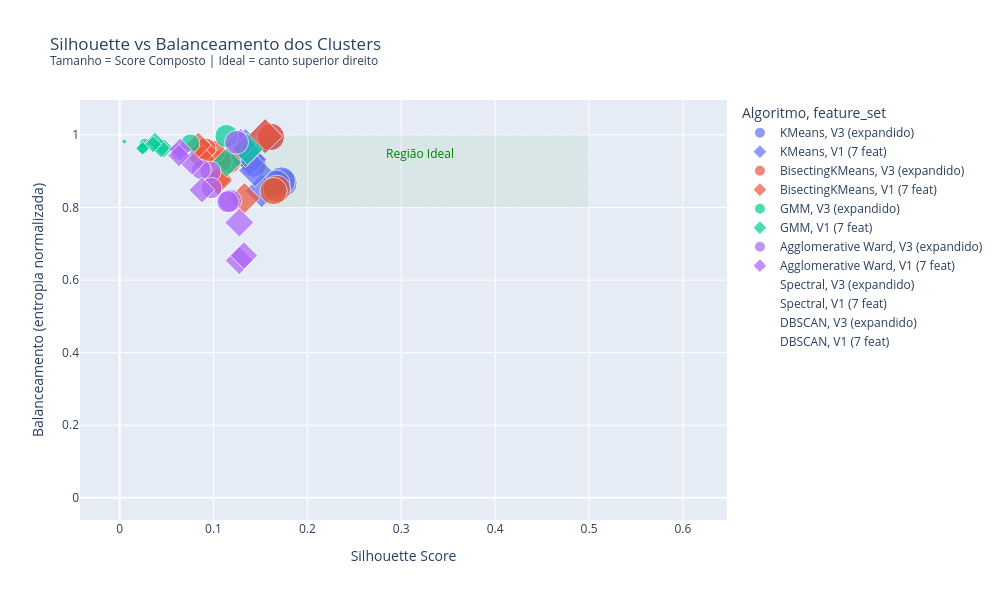

The notebook cell saved with this chart:
### Code cell
df_plot = df_results[df_results['silhouette'].notna()].copy()
df_plot['algo_base'] = df_plot['algorithm'].str.extract(r'^([^(]+)')[0].str.strip()

# garantir numérico
df_plot['composite_score'] = pd.to_numeric(df_plot['composite_score'], errors='coerce')

# size só para o gráfico (clip em 0)
df_plot['size_plot'] = df_plot['composite_score'].clip(lower=0)

fig = px.scatter(
    df_plot, x='silhouette', y='balance',
    color='algo_base', size='size_plot',
    symbol='feature_set',
    hover_data=['algorithm', 'n_clusters', 'max_cluster_pct', 'composite_score'],
    title='Silhouette vs Balanceamento dos Clusters<br><sup>Tamanho = Score Composto | Ideal = canto superior direito</sup>',
    labels={'silhouette': 'Silhouette Score', 'balance': 'Balanceamento (entropia normalizada)',
            'algo_base': 'Algoritmo'},
    width=1000, height=600
)

# Região ideal
fig.add_shape(type='rect', x0=0.15, y0=0.8, x1=0.5, y1=1.0,
              line=dict(color='green', dash='dash', width=1),
              fillcolor='green', opacity=0.05)
fig.add_annotation(x=0.32, y=0.95, text='Região Ideal', showarrow=False,
                   font=dict(color='green', size=12))

fig.write_html(os.path.join(FIGURES_DIR, 'silhouette_vs_balance.html'))
fig.show()

### Figure 1 — Plotly figure (JSON) as saved in the notebook; plotly's stock layout.template omitted (floating-point values rounded to 4 significant figures)
{"data": [{"customdata": [["KMeans (K=3)", 3, 48.14, 0.1648], ["KMeans (K=4)", 4, 39.43, 0.1636], ["KMeans (K=5)", 5, 36.34, 0.1578], ["KMeans (K=2)", 2, 54.25, 0.1565], ["KMeans (K=6)", 6, 26.44, 0.1379], ["KMeans (K=8)", 8, 19.14, 0.1295], ["KMeans (K=7)", 7, 22.23, 0.1288]], "hovertemplate": "Algoritmo=KMeans<br>feature_set=V3 (expandido)<br>Silhouette Score=%{x}<br>Balanceamento (entropia normalizada)=%{y}<br>size_plot=%{marker.size}<br>algorithm=%{customdata[0]}<br>n_clusters=%{customdata[1]}<br>max_cluster_pct=%{customdata[2]}<br>composite_score=%{customdata[3]}<extra></extra>", "legendgroup": "KMeans, V3 (expandido)", "marker": {"color": "#636efa", "size": [0.1648, 0.1636, 0.1578, 0.1565, 0.1379, 0.1295, 0.1288], "sizemode": "area", "sizeref": 0.0004121, "symbol": "circle"}, "mode": "markers", "name": "KMeans, V3 (expandido)", "orientation": "v", "showlegend": true, "type": "scatter", "x": [0.174, 0.1723, 0.1668, 0.161, 0.1425, 0.1324, 0.1317], "xaxis": "x", "y": [0.8678, 0.8736, 0.8655, 0.9948, 0.919, 0.9454, 0.945], "yaxis": "y"}, {"customdata": [["KMeans (K=2)", 2, 53.34, 0.1517], ["KMeans (K=4)", 4, 53.42, 0.1391], ["KMeans (K=5)", 5, 31.17, 0.1354], ["KMeans (K=3)", 3, 55.69, 0.134], ["KMeans (K=7)", 7, 18.47, 0.1324], ["KMeans (K=6)", 6, 22.75, 0.1318], ["KMeans (K=8)", 8, 16.47, 0.1275]], "hovertemplate": "Algoritmo=KMeans<br>feature_set=V1 (7 feat)<br>Silhouette Score=%{x}<br>Balanceamento (entropia normalizada)=%{y}<br>size_plot=%{marker.size}<br>algorithm=%{customdata[0]}<br>n_clusters=%{customdata[1]}<br>max_cluster_pct=%{customdata[2]}<br>composite_score=%{customdata[3]}<extra></extra>", "legendgroup": "KMeans, V1 (7 feat)", "marker": {"color": "#636efa", "size": [0.1517, 0.1391, 0.1354, 0.134, 0.1324, 0.1318, 0.1275], "sizemode": "area", "sizeref": 0.0004121, "symbol": "diamond"}, "mode": "markers", "name": "KMeans, V1 (7 feat)", "orientation": "v", "showlegend": true, "type": "scatter", "x": [0.155, 0.1513, 0.1392, 0.1444, 0.1339, 0.1341, 0.1289], "xaxis": "x", "y": [0.9968, 0.846, 0.9322, 0.9022, 0.9728, 0.9555, 0.9736], "yaxis": "y"}, {"customdata": [["BisectingKMeans (K=4)", 4, 45.52, 0.1575], ["BisectingKMeans (K=2)", 2, 54.25, 0.1565], ["BisectingKMeans (K=3)", 3, 45.75, 0.1539], ["BisectingKMeans (K=6)", 6, 28.55, 0.1132], ["BisectingKMeans (K=5)", 5, 34.86, 0.1048], ["BisectingKMeans (K=7)", 7, 24.46, 0.09927], ["BisectingKMeans (K=8)", 8, 24.46, 0.09029]], "hovertemplate": "Algoritmo=BisectingKMeans<br>feature_set=V3 (expandido)<br>Silhouette Score=%{x}<br>Balanceamento (entropia normalizada)=%{y}<br>size_plot=%{marker.size}<br>algorithm=%{customdata[0]}<br>n_clusters=%{customdata[1]}<br>max_cluster_pct=%{customdata[2]}<br>composite_score=%{customdata[3]}<extra></extra>", "legendgroup": "BisectingKMeans, V3 (expandido)", "marker": {"color": "#EF553B", "size": [0.1575, 0.1565, 0.1539, 0.1132, 0.1048, 0.09927, 0.09029], "sizemode": "area", "sizeref": 0.0004121, "symbol": "circle"}, "mode": "markers", "name": "BisectingKMeans, V3 (expandido)", "orientation": "v", "showlegend": true, "type": "scatter", "x": [0.1675, 0.161, 0.164, 0.1167, 0.1078, 0.1011, 0.09165], "xaxis": "x", "y": [0.8511, 0.9948, 0.8454, 0.9259, 0.9284, 0.9542, 0.9631], "yaxis": "y"}, {"customdata": [["BisectingKMeans (K=2)", 2, 53.38, 0.1517], ["BisectingKMeans (K=3)", 3, 53.38, 0.1211], ["BisectingKMeans (K=4)", 4, 38.84, 0.09973], ["BisectingKMeans (K=5)", 5, 38.84, 0.09959], ["BisectingKMeans (K=8)", 8, 19.98, 0.08771], ["BisectingKMeans (K=6)", 6, 31.17, 0.08528], ["BisectingKMeans (K=7)", 7, 19.98, 0.08284]], "hovertemplate": "Algoritmo=BisectingKMeans<br>feature_set=V1 (7 feat)<br>Silhouette Score=%{x}<br>Balanceamento (entropia normalizada)=%{y}<br>size_plot=%{marker.size}<br>algorithm=%{customdata[0]}<br>n_clusters=%{customdata[1]}<br>max_cluster_pct=%{customdata[2]}<br>composite_score=%{customdata[3]}<extra></extra>", "legendgroup": "BisectingKMeans, V1 (7 feat)", "marker": {"color": "#EF553B", "size": [0.1517, 0.1211, 0.09973, 0.09959, 0.08771, 0.08528, 0.08284], "sizemode": "area", "sizeref": 0.0004121, "symbol": "diamond"}, "mode": "markers", "name": "BisectingKMeans, V1 (7 feat)", "orientation": "v", "showlegend": true, "type": "scatter", "x": [0.155, 0.1329, 0.1048, 0.1049, 0.08925, 0.08756, 0.08378], "xaxis": "x", "y": [0.9967, 0.8257, 0.8799, 0.8739, 0.9568, 0.9351, 0.972], "yaxis": "y"}, {"customdata": [["GMM (K=2)", 2, 53.19, 0.1116], ["GMM (K=3)", 3, 42.22, 0.07456], ["GMM (K=5)", 5, 25.88, 0.02632], ["GMM (K=4)", 4, 31.36, 0.02484], ["GMM (K=6)", 6, 20.56, 0.005042], ["GMM (K=7)", 7, 18.83, -0.002263], ["GMM (K=8)", 8, 14.32, -0.004543]], "hovertemplate": "Algoritmo=GMM<br>feature_set=V3 (expandido)<br>Silhouette Score=%{x}<br>Balanceamento (entropia normalizada)=%{y}<br>size_plot=%{marker.size}<br>algorithm=%{customdata[0]}<br>n_clusters=%{customdata[1]}<br>max_cluster_pct=%{customdata[2]}<br>composite_score=%{customdata[3]}<extra></extra>", "legendgroup": "GMM, V3 (expandido)", "marker": {"color": "#00cc96", "size": [0.1116, 0.07456, 0.02632, 0.02484, 0.005042, 0.0, 0.0], "sizemode": "area", "sizeref": 0.0004121, "symbol": "circle"}, "mode": "markers", "name": "GMM, V3 (expandido)", "orientation": "v", "showlegend": true, "type": "scatter", "x": [0.1139, 0.07526, 0.02658, 0.02521, 0.005079, -0.002274, -0.004554], "xaxis": "x", "y": [0.9971, 0.9767, 0.9754, 0.9631, 0.982, 0.9877, 0.9942], "yaxis": "y"}, {"customdata": [["GMM (K=2)", 2, 61.55, 0.1247], ["GMM (K=3)", 3, 52.88, 0.1089], ["GMM (K=5)", 5, 28.09, 0.04633], ["GMM (K=6)", 6, 23.81, 0.04335], ["GMM (K=4)", 4, 30.57, 0.03742], ["GMM (K=7)", 7, 19.89, 0.03543], ["GMM (K=8)", 8, 20.73, 0.02404]], "hovertemplate": "Algoritmo=GMM<br>feature_set=V1 (7 feat)<br>Silhouette Score=%{x}<br>Balanceamento (entropia normalizada)=%{y}<br>size_plot=%{marker.size}<br>algorithm=%{customdata[0]}<br>n_clusters=%{customdata[1]}<br>max_cluster_pct=%{customdata[2]}<br>composite_score=%{customdata[3]}<extra></extra>", "legendgroup": "GMM, V1 (7 feat)", "marker": {"color": "#00cc96", "size": [0.1247, 0.1089, 0.04633, 0.04335, 0.03742, 0.03543, 0.02404], "sizemode": "area", "sizeref": 0.0004121, "symbol": "diamond"}, "mode": "markers", "name": "GMM, V1 (7 feat)", "orientation": "v", "showlegend": true, "type": "scatter", "x": [0.1361, 0.1143, 0.04702, 0.04399, 0.03767, 0.0358, 0.0244], "xaxis": "x", "y": [0.9612, 0.9246, 0.9632, 0.9631, 0.9832, 0.9742, 0.9637], "yaxis": "y"}, {"customdata": [["Agglomerative Ward (K=2)", 2, 58.34, 0.1174], ["Agglomerative Ward (K=4)", 4, 50.04, 0.1091], ["Agglomerative Ward (K=3)", 3, 58.34, 0.1016], ["Agglomerative Ward (K=5)", 5, 34.36, 0.09288], ["Agglomerative Ward (K=6)", 6, 34.36, 0.09214], ["Agglomerative Ward (K=7)", 7, 32.67, 0.08353], ["Agglomerative Ward (K=8)", 8, 20.7, 0.06269]], "hovertemplate": "Algoritmo=Agglomerative Ward<br>feature_set=V3 (expandido)<br>Silhouette Score=%{x}<br>Balanceamento (entropia normalizada)=%{y}<br>size_plot=%{marker.size}<br>algorithm=%{customdata[0]}<br>n_clusters=%{customdata[1]}<br>max_cluster_pct=%{customdata[2]}<br>composite_score=%{customdata[3]}<extra></extra>", "legendgroup": "Agglomerative Ward, V3 (expandido)", "marker": {"color": "#ab63fa", "size": [0.1174, 0.1091, 0.1016, 0.09288, 0.09214, 0.08353, 0.06269], "sizemode": "area", "sizeref": 0.0004121, "symbol": "circle"}, "mode": "markers", "name": "Agglomerative Ward, V3 (expandido)", "orientation": "v", "showlegend": true, "type": "scatter", "x": [0.1246, 0.1177, 0.1155, 0.09681, 0.09787, 0.08685, 0.0639], "xaxis": "x", "y": [0.9798, 0.8188, 0.816, 0.8986, 0.8536, 0.9047, 0.9526], "yaxis": "y"}, {"customdata": [["Agglomerative Ward (K=3)", 3, 68.89, 0.1021], ["Agglomerative Ward (K=4)", 4, 68.89, 0.09735], ["Agglomerative Ward (K=2)", 2, 82.55, 0.09242], ["Agglomerative Ward (K=5)", 5, 42.41, 0.08231], ["Agglomerative Ward (K=6)", 6, 26.48, 0.07483], ["Agglomerative Ward (K=8)", 8, 17.74, 0.06341], ["Agglomerative Ward (K=7)", 7, 24.67, 0.06187]], "hovertemplate": "Algoritmo=Agglomerative Ward<br>feature_set=V1 (7 feat)<br>Silhouette Score=%{x}<br>Balanceamento (entropia normalizada)=%{y}<br>size_plot=%{marker.size}<br>algorithm=%{customdata[0]}<br>n_clusters=%{customdata[1]}<br>max_cluster_pct=%{customdata[2]}<br>composite_score=%{customdata[3]}<extra></extra>", "legendgroup": "Agglomerative Ward, V1 (7 feat)", "marker": {"color": "#ab63fa", "size": [0.1021, 0.09735, 0.09242, 0.08231, 0.07483, 0.06341, 0.06187], "sizemode": "area", "sizeref": 0.0004121, "symbol": "diamond"}, "mode": "markers", "name": "Agglomerative Ward, V1 (7 feat)", "orientation": "v", "showlegend": true, "type": "scatter", "x": [0.1275, 0.1274, 0.1324, 0.08763, 0.07721, 0.06444, 0.06331], "xaxis": "x", "y": [0.7585, 0.6538, 0.6679, 0.8483, 0.9229, 0.9602, 0.9433], "yaxis": "y"}, {"customdata": [["Spectral (K=4)", 4, 99.77, 0], ["Spectral (K=3)", 3, 99.77, 0], ["Spectral (K=2)", 2, 99.77, 0], ["Spectral (K=5)", 5, 99.54, 0], ["Spectral (K=6)", 6, 98.56, 0]], "hovertemplate": "Algoritmo=Spectral<br>feature_set=V3 (expandido)<br>Silhouette Score=%{x}<br>Balanceamento (entropia normalizada)=%{y}<br>size_plot=%{marker.size}<br>algorithm=%{customdata[0]}<br>n_clusters=%{customdata[1]}<br>max_cluster_pct=%{customdata[2]}<br>composite_score=%{customdata[3]}<extra></extra>", "legendgroup": "Spectral, V3 (expandido)", "marker": {"color": "#FFA15A", "size": [0.0, 0.0, 0.0, 0.0, 0.0], "sizemode": "area", "sizeref": 0.0004121, "symbol": "circle"}, "mode": "markers", "name": "Spectral, V3 (expandido)", "orientation": "v", "showlegend": true, "type": "scatter", "x": [0.5013, 0.5398, 0.3923, 0.373, 0.3743], "xaxis": "x", "y": [0.01344, 0.01579, 0.02352, 0.02171, 0.05022], "yaxis": "y"}, {"customdata": [["Spectral (K=2)", 2, 99.96, 0], ["Spectral (K=4)", 4, 99.67, 0], ["Spectral (K=3)", 3, 99.75, 0], ["Spectral (K=6)", 6, 98.25, 0], ["Spectral (K=5)", 5, 98.58, 0]], "hovertemplate": "Algoritmo=Spectral<br>feature_set=V1 (7 feat)<br>Silhouette Score=%{x}<br>Balanceamento (entropia normalizada)=%{y}<br>size_plot=%{marker.size}<br>algorithm=%{customdata[0]}<br>n_clusters=%{customdata[1]}<br>max_cluster_pct=%{customdata[2]}<br>composite_score=%{customdata[3]}<extra></extra>", "legendgroup": "Spectral, V1 (7 feat)", "marker": {"color": "#FFA15A", "size": [0.0, 0.0, 0.0, 0.0, 0.0], "sizemode": "area", "sizeref": 0.0004121, "symbol": "diamond"}, "mode": "markers", "name": "Spectral, V1 (7 feat)", "orientation": "v", "showlegend": true, "type": "scatter", "x": [0.6093, 0.4106, 0.4285, 0.3714, 0.3725], "xaxis": "x", "y": [0.004915, 0.0179, 0.01687, 0.05973, 0.05289], "yaxis": "y"}, {"customdata": [["DBSCAN (eps=1.5)", 2, 99.83, 0]], "hovertemplate": "Algoritmo=DBSCAN<br>feature_set=V3 (expandido)<br>Silhouette Score=%{x}<br>Balanceamento (entropia normalizada)=%{y}<br>size_plot=%{marker.size}<br>algorithm=%{customdata[0]}<br>n_clusters=%{customdata[1]}<br>max_cluster_pct=%{customdata[2]}<br>composite_score=%{customdata[3]}<extra></extra>", "legendgroup": "DBSCAN, V3 (expandido)", "marker": {"color": "#19d3f3", "size": [0.0], "sizemode": "area", "sizeref": 0.0004121, "symbol": "circle"}, "mode": "markers", "name": "DBSCAN, V3 (expandido)", "orientation": "v", "showlegend": true, "type": "scatter", "x": [0.2713], "xaxis": "x", "y": [0.01855], "yaxis": "y"}, {"customdata": [["DBSCAN (eps=1.0)", 2, 99.76, 0], ["DBSCAN (eps=2.0)", 2, 99.86, 0]], "hovertemplate": "Algoritmo=DBSCAN<br>feature_set=V1 (7 feat)<br>Silhouette Score=%{x}<br>Balanceamento (entropia normalizada)=%{y}<br>size_plot=%{marker.size}<br>algorithm=%{customdata[0]}<br>n_clusters=%{customdata[1]}<br>max_cluster_pct=%{customdata[2]}<br>composite_score=%{customdata[3]}<extra></extra>", "legendgroup": "DBSCAN, V1 (7 feat)", "marker": {"color": "#19d3f3", "size": [0.0, 0.0], "sizemode": "area", "sizeref": 0.0004121, "symbol": "diamond"}, "mode": "markers", "name": "DBSCAN, V1 (7 feat)", "orientation": "v", "showlegend": true, "type": "scatter", "x": [0.2055, 0.4499], "xaxis": "x", "y": [0.0241, 0.01486], "yaxis": "y"}], "layout": {"annotations": [{"font": {"color": "green", "size": 12}, "showarrow": false, "text": "Região Ideal", "x": 0.32, "y": 0.95}], "height": 600, "legend": {"itemsizing": "constant", "title": {"text": "Algoritmo, feature_set"}, "tracegroupgap": 0}, "shapes": [{"fillcolor": "green", "line": {"color": "green", "dash": "dash", "width": 1}, "opacity": 0.05, "type": "rect", "x0": 0.15, "x1": 0.5, "y0": 0.8, "y1": 1}], "title": {"text": "Silhouette vs Balanceamento dos Clusters<br><sup>Tamanho = Score Composto | Ideal = canto superior direito</sup>"}, "width": 1000, "xaxis": {"anchor": "y", "domain": [0, 1], "title": {"text": "Silhouette Score"}}, "yaxis": {"anchor": "x", "domain": [0, 1], "title": {"text": "Balanceamento (entropia normalizada)"}}}}
